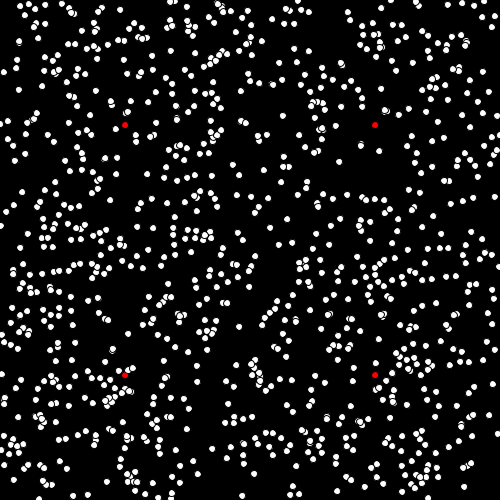
Frame 1 (no input)
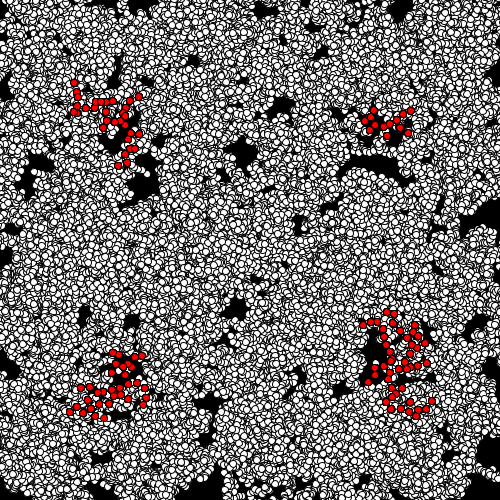
Frame 60 (the mouse pressed at the canvas centre just before this capture)
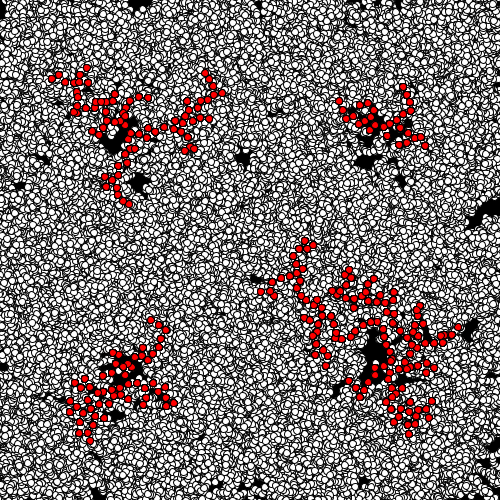
Frame 120 (the mouse held since frame 60 and released just before this capture)

The Processing sketch that drew these frames (run headless with seeded random() and noise(); from frame 60 on, the mouse is pressed at the canvas centre):

// Processing sketch: processing_169791
// ── processing_169791.pde

Cell[] myCells = new Cell[1000];


void setup() {
    background(0);
size(500, 500);
  for (int i = 0; i < myCells.length; i ++) {
    myCells[i] = new Cell();
  }

PVector upleft = new PVector(125,125);
myCells[1].location.set(upleft);
myCells[1].isseed  = true;
 
PVector upright = new PVector(375,125);
myCells[2].location.set(upright);
myCells[2].isseed  = true;
 
PVector downleft = new PVector(125,375);
myCells[3].location.set(downleft);
myCells[3].isseed  = true;
 
PVector downright = new PVector(375,375);
myCells[4].location.set(downright);
myCells[4].isseed  = true;

}

void draw() {
  for (int i=0; i< myCells.length; i++) {
    myCells[i].display();
    myCells[i].update();
  }
  myCells[1].isseed = true;

  for (int i=0; i<myCells.length; i++) {
    if (myCells[i].isseed == false) {
      for (int j=0; j<myCells.length; j++) {
        if (myCells[j].isseed == true) {
          float d;
          d = PVector.dist(myCells[i].location, myCells[j].location);
          if (d<=10) {
            myCells[i].isseed=true;
          }
        }
      }
    }
  }
  myCells[2].isseed = true;

  for (int i=0; i<myCells.length; i++) {
    if (myCells[i].isseed == false) {
      for (int j=0; j<myCells.length; j++) {
        if (myCells[j].isseed == true) {
          float d;
          d = PVector.dist(myCells[i].location, myCells[j].location);
          if (d<=10) {
            myCells[i].isseed=true;
          }
        }
      }
    }
  }
  myCells[3].isseed = true;

  for (int i=0; i<myCells.length; i++) {
    if (myCells[i].isseed == false) {
      for (int j=0; j<myCells.length; j++) {
        if (myCells[j].isseed == true) {
          float d;
          d = PVector.dist(myCells[i].location, myCells[j].location);
          if (d<=10) {
            myCells[i].isseed=true;
          }
        }
      }
    }
  }
  myCells[4].isseed = true;

  for (int i=0; i<myCells.length; i++) {
    if (myCells[i].isseed == false) {
      for (int j=0; j<myCells.length; j++) {
        if (myCells[j].isseed == true) {
          float d;
          d = PVector.dist(myCells[i].location, myCells[j].location);
          if (d<=10) {
            myCells[i].isseed=true;
          }
        }
      }
    }
  }
}

class Cell {

  PVector location = new PVector();
  PVector velocity = new PVector();
  float dia;
  boolean isseed;
  float cellred, cellgreen, cellblue;
  float lineweight;


  Cell() {

    location = new PVector (random (500), random(500));
    dia = 7;
    isseed = false;
    cellred = 255;
    cellgreen = 255;
    cellblue = 255;
    lineweight = 0.1;
  }

  void display() {
    stroke(lineweight);
    if (isseed == true) {
      fill(255, 0, 0);
    }
    if (isseed == false) {
      fill(cellred,cellgreen,cellblue);
    }
    ellipse(location.x, location.y, dia, dia);
  }
  void update() {
    if (isseed == false) {
      velocity = new PVector(random(-5, 5), random(-5, 5));
      location.add(velocity);
    }
  }
}
